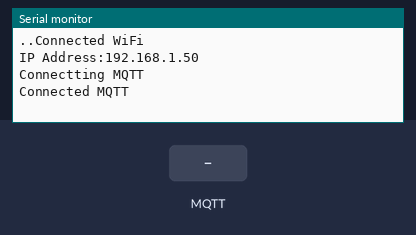
The sketch below on a simulated ESP32. Parts: the last lines printed to the serial monitor. The test bench sets the inputs (shaded band). WiFi joins after 1.5 s; servers stay silent unless stated; no MQTT or app messages arrive unless stated.

Above: at 3.3 s.
3.4 s: MQTT message ";" arrives on the first subscribed topic
At 4.3 s:
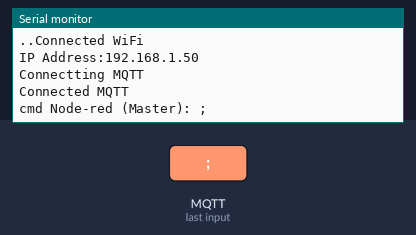
5.2 s: MQTT message "onled" arrives on the first subscribed topic
At 6.5 s:
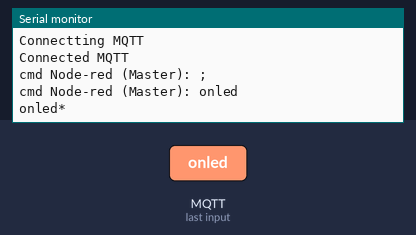
6.8 s: MQTT message "offled" arrives on the first subscribed topic
At 8.0 s:
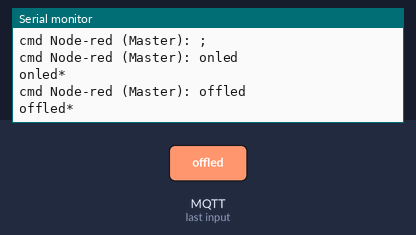
8.4 s: MQTT message "onpump" arrives on the first subscribed topic
At 9.3 s:
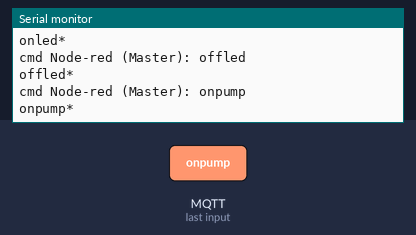
10.0 s: MQTT message "offpump" arrives on the first subscribed topic
At 10.5 s:
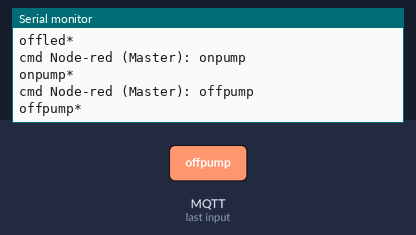
11.6 s: MQTT message "auto" arrives on the first subscribed topic
At 13.0 s:
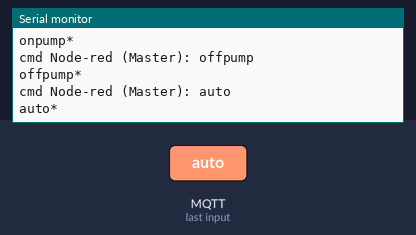

The sketch:

MQTT_Master.ino
```cpp
#include <SPI.h>
#include <WiFi.h>
#include <PubSubClient.h>
#include <WiFiClient.h>

WiFiClient client;
PubSubClient mqtt_client(client);

const char *ssid = "Homestay duy anh T4";   // tên mạng mà máy tính kết nối
const char *pass = "88888888";              // mật khẩu mạng
const char *mqttserver = "192.168.0.107";   // địa chỉ mạng của máy tính
const int mqttport = 1883;
const char *mqttid = "master";
const char *toppicsub = "S-ESP";            // gói tin đăng ký với server để lấy tin từ server
const char *toppicpub = "P-ESP";            // gói tin đăng ký với server để đưuọc gửi lên server

String buffer_data_tu_nodered = "";         // dữ liệu tạm thời lấy từ node-red
String buffer_data_tu_slave = "";           // dữ liệu tạm thời lấy từ ESP-Slave
String data_tu_Slave_gui_len = "";          // dữ liệu từ ESP-Slave gửi lên
String temp_data = "";                      // dữ liệu tạm thời nhận từ UART

//===========
// MQTT
//===========
void xuLyLenhTuNodeRed(String cmd)
{
  //threshold
  int num_index = cmd.indexOf(";");
  if(num_index > 0)
  {
    String temp_threshold = String(cmd) + "*";  // thêm * vào cuối lệnh
    Serial2.print(temp_threshold);              // gửi đi Slave
    Serial.println(temp_threshold);             // debug
    return;
  }

  // Led
  if (cmd == "onled")
  {
    Serial2.print("onled*");       // gửi đi Slave
    Serial.println("onled*");      // debug
    return;
  }

  if (cmd == "offled")
  {
    Serial2.print("offled*");      // gửi đi Slave
    Serial.println("offled*");     // debug
    return;
  }

  //pump
  if (cmd == "onpump")
  {
    Serial2.print("onpump*");    // gửi đi Slave
    Serial.println("onpump*");     // debug
    return;
  }

  if (cmd == "offpump")
  {
    Serial2.print("offpump*");    // gửi đi Slave
    Serial.println("offpump*");     // debug
    return;
  }

  //auto
  if (cmd == "auto")
  {
    Serial2.print("auto*");    // gửi đi Slave
    Serial.println("auto*");     // debug
    return;
  }

  if (cmd == "manual")
  {
    Serial2.print("manual*");    // gửi đi Slave
    Serial.println("manual*");     // debug
    return;
  }
}

// hàm lắng nghe sự kiện từ server gửi xuống
void callback(char *topic, byte *payload, unsigned int length)
{
  // đọc từ ký tự mà Server gửi xuống.
  for (int i = 0; i < length; i++)
  {
    char temp_data_mqtt = (char)payload[i];
    buffer_data_tu_nodered += temp_data_mqtt;
  }
  Serial.print("cmd Node-red (Master): ");
  Serial.println(buffer_data_tu_nodered);
  xuLyLenhTuNodeRed(buffer_data_tu_nodered);

  // xóa dữ liệu vừa sử lý xong để
  // tránh việc dữ liệu trước bị đè vào dữ liệu sau
  buffer_data_tu_nodered = "";
}

// hàm gửi dữ liệu lên Node-red
void guiDataLenNodered( String data_gui_nodered )
{
  if (mqtt_client.connected())
  {
    mqtt_client.publish(toppicpub, data_gui_nodered.c_str());
  }
}

void setupMQTT()
{
  Serial.println("Connectting MQTT");
  mqtt_client.setServer(mqttserver, mqttport);
  mqtt_client.setCallback(callback);

  while (!mqtt_client.connect(mqttid))
  {
    delay(1000);
    Serial.print(".");
  }
  Serial.println("Connected MQTT");
  mqtt_client.publish(toppicpub, "Đã kết nối và chờ lệnh");
  mqtt_client.subscribe(toppicsub);
}


//===========
// Wifi
//===========
void setupWifi()
{
  WiFi.begin(ssid, pass);
  while (WiFi.status() != WL_CONNECTED)
  {
    delay(1000);
    Serial.print(".");
  }
  Serial.println("Connected WiFi");
  Serial.print("IP Address:");
  Serial.println(WiFi.localIP());
}


//====================================
// nhận tin từ Slave gửi bằng UART
//====================================
void docDataTuSlave()
{
  while (Serial2.available())
  {
    char incomingString = char(Serial2.read());    // đọc từng byte
    if (incomingString != '*')
    {
      temp_data += incomingString;
    }
    else
    {
      data_tu_Slave_gui_len = temp_data;
      Serial.print("data from Slave (Master): ");
      Serial.println(data_tu_Slave_gui_len);
      temp_data = "";                              // reset dữ liệu vừa đọc

      guiDataLenNodered(data_tu_Slave_gui_len);    // gửi data lên Node-red
      data_tu_Slave_gui_len = "";                  // reset dữ liệu vừa lưu
    }
  }
}

//==========
// RUN
//==========
void setup()
{
  Serial2.begin(9600);      // serial để truyền tin
  Serial.begin(9600);       // serial để in ra để kiểm tra lỗi

  setupWifi();
  delay(50);

  setupMQTT();
  delay(50);
}

void loop()
{
  mqtt_client.loop();       // hàm duy trì sự kiện lắng nghe lệnh từ Node-red

  docDataTuSlave();         // hàm đọc và gửi dữ liệu lên node-red
  delay(400);               // phải để delay tối thiểu là 200ms để tránh bị đọc sai dữ liệu nhận từ ESP-slave
}
```

Measured:
- after the input at 3.4 s, the serial monitor: prints a new line after 0.35 s (image 1)
- after the input at 5.2 s, the serial monitor: prints a new line after 0.16 s (image 2)
- after the input at 6.8 s, the serial monitor: prints a new line after 0.16 s (image 3)
- after the input at 8.4 s, the serial monitor: prints a new line after 0.16 s (image 4)
- after the input at 10.0 s, the serial monitor: prints a new line after 0.16 s (image 5)
- after the input at 11.6 s, the serial monitor: prints a new line after 0.16 s (image 6)
